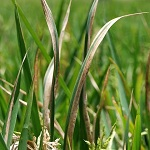
%> input picture Project_14/Base Paper/Plant_SVM_complete_code/Test_set/Bacterial bright/1.JPG, 150 x 150 px
$ octave Main.m   (GNU Octave 9; MATLAB toolbox functions it lacks are replaced by stand-ins)
%> lines starting %> are read from the running program, lines starting %| are printed output that depends on the picture; in (x1, y1, x2, y2) boxes, pixels count from 0 and x2, y2 are one past the last pixel; in counts of white or black regions, pixels touching at a corner belong together; the program's own positions count from 1
% Project Title: Paddy Leaf Disease Detection BY SVM Classifier...

clc ;
clear all;
close all;
%% general settings ...
fontsize = 14;

%% IMAGE ACQUISITION ...
%  pick the image and load it..

[filename, pathname] = uigetfile( ...
       {'*.jpg;*.tif;*.tiff;*.png;*.bmp', 'All image Files (*.jpg, *.tif, *.tiff, *.png, *.bmp)'}, ...
        'Pick a file');
%> the answer given: Test_set/Bacterial bright/1.JPG
f = fullfile(pathname, filename);
disp('Reading image');

IMrgb= imread(f);                          %read image ...
%> IMrgb is the input picture: size 150x150x3 uint8; mean R, G, B 103.1, 127.3, 55.9
figure, imshow(IMrgb);
title('Query Leaf Image');
impixelinfo;
%%  PRE-PROCESSING ...

IMresize = imresize(IMrgb,[150,150]);           % resize Image ...
%figure, imshow(IMresize );
%title('Input color resize image');

% Median Filter each channel separately
r = medfilt2(IMresize(:, :, 1), [3 3]);     % Median Filter ...
g = medfilt2(IMresize(:, :, 2), [3 3]);
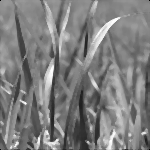
%> g: size 150x150 uint8; min 0, max 255, mean 126.4
b = medfilt2(IMresize(:, :, 3), [3 3]);
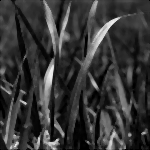
%> b: size 150x150 uint8; min 0, max 239, mean 54.6
% reconstruct the image from r,g,b channels
IMmedian  = cat(3, r, g, b);
figure,imshow(IMmedian);
impixelinfo;
title('Median Filtered image');

% Enhance Contrast
IMcons = imadjust(IMmedian,stretchlim(IMmedian));
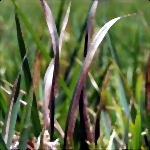
%> IMcons: size 150x150x3 uint8; mean R, G, B 98.4, 111, 68.7
figure, imshow(IMcons);title('Contrast Enhanced');

%% IMAGE SEGMENTATION -K_MEANS

% Color Image Segmentation
% Use of K Means clustering for segmentation
% Convert Image from RGB Color Space to L*a*b* Color Space
% The L*a*b* space consists of a luminosity layer 'L*', chromaticity-layer 'a*' and 'b*'.
% All of the color information is in the 'a*' and 'b*' layers.
cform = makecform('srgb2lab');
% Apply the colorform
lab_he = applycform(IMcons,cform);
%> lab_he: size 150x150x3 uint8; mean of channels 1, 2, 3 113.5, 118, 149.4

% Classify the colors in a*b* colorspace using K means clustering.
% Since the image has 3 colors create 3 clusters.
% Measure the distance using Euclidean Distance Metric.
ab = double(lab_he(:,:,2:3));
nrows = size(ab,1);
%> nrows = 150
ncols = size(ab,2);
%> ncols = 150
ab = reshape(ab,nrows*ncols,2);
nColors = 3;
[cluster_idx Mean] = kmeans(ab,nColors,'distance','sqEuclidean', ...
                                      'Replicates',3);
%> Mean = [134.7 131.9; 109.6 162.3; 116.8 146]
%[cluster_idx cluster_center] = kmeans(ab,nColors,'distance','sqEuclidean','Replicates',3);
% Label every pixel in tha image using results from K means
pixel_labels = reshape(cluster_idx,nrows,ncols);
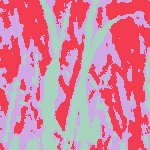
%> pixel_labels: size 150x150 double; 3 distinct labels, from 1 to 3; one colour per label, 0 black
%figure,imshow(pixel_labels,[]), title('Image Labeled by Cluster Index');
% Create a blank cell array to store the results of clustering
segmented_images = cell(1,3);
% Create RGB label using pixel_labels
rgb_label = repmat(pixel_labels,[1,1,3]);

for k = 1:nColors
    colors = IMcons;
    colors(rgb_label ~= k) = 0;
    segmented_images{k} = colors;
end
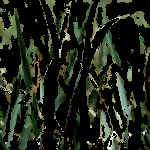
%> colors: size 150x150x3 uint8; mean R, G, B 31.8, 37.5, 24.7
%> after the loop, segmented_images = 3 items

figure, subplot(3,1,1);imshow(segmented_images{1});title('Cluster 1'); subplot(3,1,2);imshow(segmented_images{2});title('Cluster 2');
%> after `imshow(segmented_images{2})`:
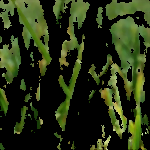
%> displayed picture: size 150x150x3, on the screen's scale of 0 to 255; mean R, G, B 38.3, 48.8, 19.9
subplot(3,1,3);imshow(segmented_images{3});title('Cluster 3');
set(gcf, 'Position', get(0,'Screensize'));

%% SELECT SEGMENTED IMAGE FOR FEATURE EXTRACTION ..

x = inputdlg('Enter the cluster no. containing the ROI only:');
%> the answer given: 3
i = str2double(x);
% Extract the features from the segmented image
seg_img = segmented_images{i};
% Convert to grayscale if image is RGB
if ndims(seg_img) == 3
   IM = rgb2gray(seg_img);
end
%figure, imshow(img); title('Gray Scale Image');

%% Affected Area ...

% Evaluate the disease affected area
black = im2bw(seg_img,graythresh(seg_img));
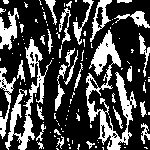
%> black: size 150x150 logical; 29% white; 113 white regions (80 under 20 px), largest, box (x1, y1, x2, y2) and area: (86, 30, 137, 150) 1909, (5, 39, 52, 150) 1212, (0, 8, 19, 50) 400
%figure, imshow(black);title('Black & White Image');
m = size(seg_img,1);
%> m = 150
n = size(seg_img,2);
%> n = 150

zero_image = zeros(m,n);
%G = imoverlay(zero_image,seg_img,[1 0 0]);

cc = bwconncomp(seg_img,6);
%> cc = 150 connected components
diseasedata = regionprops(cc,'basic');
%> diseasedata = 150 regions; largest, Area and Centroid: 8849 [22.2 88 2], 4502 [110.7 109.4 2], 1758 [105.9 54.7 2], 921 [69.6 66.5 2], 870 [101 17.8 2]
A1 = diseasedata.Area;
%> A1 = 45
%> (the run ends here)
